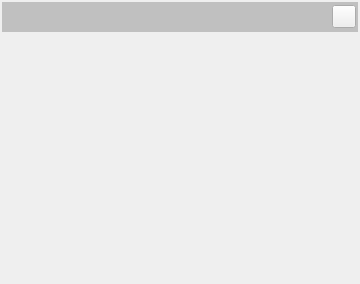
<?xml version="1.0" encoding="UTF-8"?>
<ui version="4.0">
 <class>NoteItem</class>
 <widget class="QWidget" name="NoteItem">
  <property name="geometry">
   <rect>
    <x>0</x>
    <y>0</y>
    <width>360</width>
    <height>284</height>
   </rect>
  </property>
  <property name="windowTitle">
   <string>Form</string>
  </property>
  <layout class="QVBoxLayout" name="verticalLayout">
   <property name="spacing">
    <number>2</number>
   </property>
   <property name="leftMargin">
    <number>2</number>
   </property>
   <property name="topMargin">
    <number>2</number>
   </property>
   <property name="rightMargin">
    <number>2</number>
   </property>
   <property name="bottomMargin">
    <number>9</number>
   </property>
   <item>
    <widget class="QWidget" name="widget" native="true">
     <property name="minimumSize">
      <size>
       <width>0</width>
       <height>30</height>
      </size>
     </property>
     <layout class="QHBoxLayout" name="horizontalLayout_2">
      <property name="spacing">
       <number>0</number>
      </property>
      <property name="leftMargin">
       <number>0</number>
      </property>
      <property name="topMargin">
       <number>0</number>
      </property>
      <property name="rightMargin">
       <number>0</number>
      </property>
      <property name="bottomMargin">
       <number>0</number>
      </property>
      <item>
       <widget class="QWidget" name="titleWidget" native="true">
        <property name="minimumSize">
         <size>
          <width>0</width>
          <height>30</height>
         </size>
        </property>
        <property name="styleSheet">
         <string notr="true">QWidget#titleWidget
{
	
	background-color: rgba(0, 0, 0, 50);
}</string>
        </property>
        <layout class="QHBoxLayout" name="horizontalLayout">
         <property name="spacing">
          <number>2</number>
         </property>
         <property name="leftMargin">
          <number>2</number>
         </property>
         <property name="topMargin">
          <number>0</number>
         </property>
         <property name="rightMargin">
          <number>2</number>
         </property>
         <property name="bottomMargin">
          <number>0</number>
         </property>
         <item>
          <spacer name="horizontalSpacer">
           <property name="orientation">
            <enum>Qt::Horizontal</enum>
           </property>
           <property name="sizeHint" stdset="0">
            <size>
             <width>324</width>
             <height>20</height>
            </size>
           </property>
          </spacer>
         </item>
         <item>
          <widget class="ToolButton" name="closeBtn">
           <property name="toolTip">
            <string>删除便笺</string>
           </property>
           <property name="statusTip">
            <string/>
           </property>
           <property name="text">
            <string/>
           </property>
          </widget>
         </item>
        </layout>
       </widget>
      </item>
     </layout>
    </widget>
   </item>
   <item>
    <widget class="QTextEdit" name="textEdit">
     <property name="styleSheet">
      <string notr="true">QTextEdit {
	background-color: rgba(255, 255, 255, 0);
	border: none;
	font: 12pt &quot;隶书&quot;;
}</string>
     </property>
    </widget>
   </item>
  </layout>
 </widget>
 <customwidgets>
  <customwidget>
   <class>ToolButton</class>
   <extends>QToolButton</extends>
   <header>ToolButton.h</header>
  </customwidget>
 </customwidgets>
 <resources/>
 <connections/>
</ui>
